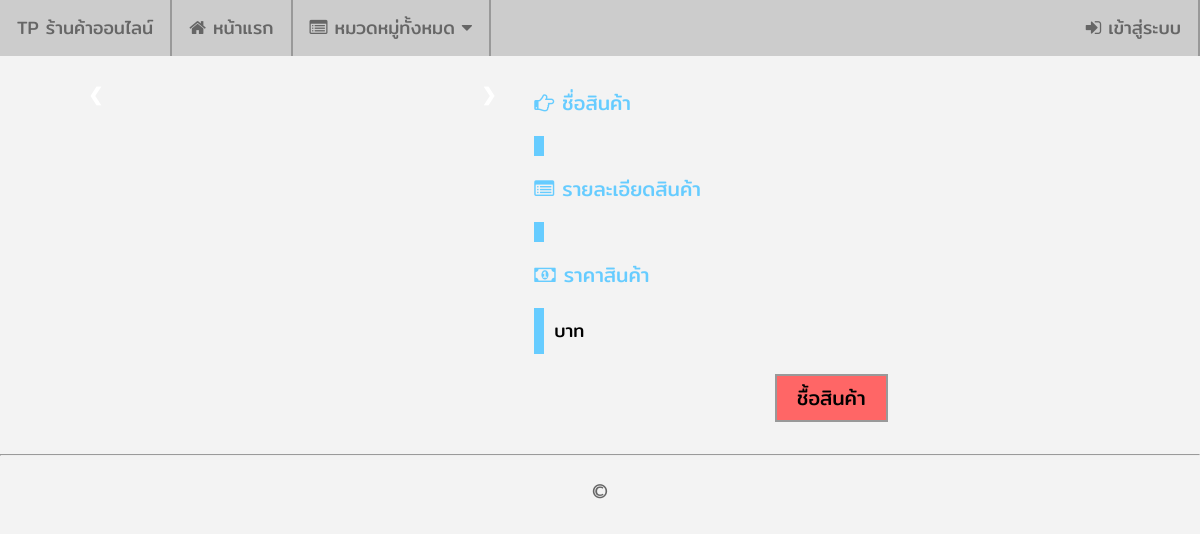
Before: /shop_online/product.php?product_code=P01 with the older database file.
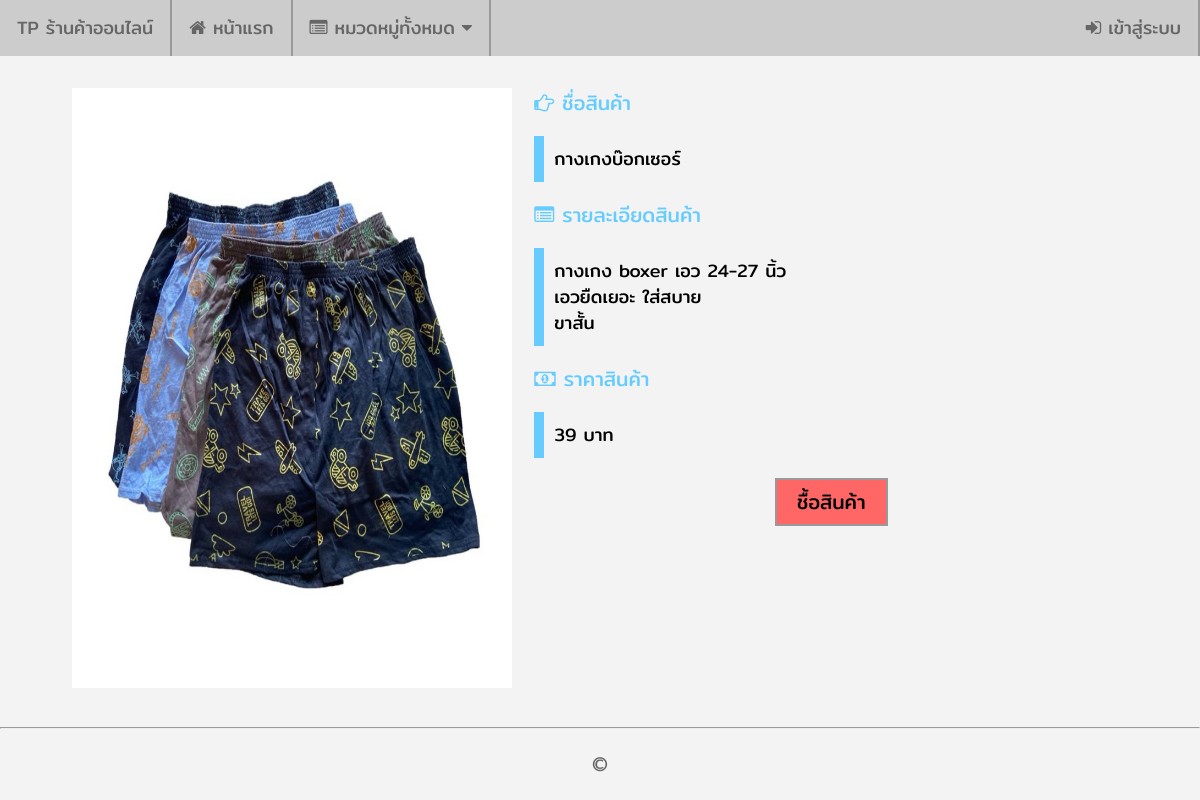
After: the same page with the newer database file.
### tables this page shows
CREATE TABLE `product` (
  `product_id` int(10) NOT NULL,
  `product_code` varchar(10) NOT NULL,
  `product_name` varchar(200) NOT NULL,
  `product_detail` text NOT NULL,
  `product_img1` text NOT NULL,
  `product_img2` text DEFAULT NULL,
  `product_img3` text DEFAULT NULL,
  `product_img4` text DEFAULT NULL,
  `product_price` int(9) NOT NULL,
  `product_stock` int(6) NOT NULL,
  `category_id` int(10) NOT NULL
);

### shop_online/product.php (the view, shortened to what this page needs)
<?php
    require_once('connections/mysqli.php');
    $product_code = null;
    if(isset($_GET["product_code"])){
        $product_code = $_GET["product_code"];
    }
    $strSQL2 = "SELECT * FROM product WHERE product_code = '".$product_code."'";
    $objQuery2 = mysqli_query($Connection,$strSQL2);
    $objResult2 = mysqli_fetch_array($objQuery2,MYSQLI_ASSOC);
?>
<!DOCTYPE html>
<html lang="en">
<head>
  <link rel="stylesheet" href="https://cdnjs.cloudflare.com/ajax/libs/font-awesome/4.7.0/css/font-awesome.min.css">
  <link rel="stylesheet" type="text/css" href="assets/css/body.css">
  <link rel="stylesheet" type="text/css" href="assets/css/navigationbar.css">
  <link rel="stylesheet" type="text/css" href="assets/css/shop.css">
</head>
<body>
  <?php include 'includes/navbar.php';?>
  <div class="shop_div_3">
    <table width="90%" align="center" cellpadding="10">
      <tr>
        <td width="30%" valign="top">
          <div class="slideshow-container">
            <?php
            if ($objResult2["product_img1"] != NULL) {
            ?>
            <div class="mySlides fade">
              <img src="images/product/<?php echo $objResult2["product_img1"];?>" style="width:100%" height="600px">
            </div>
            <?php
            }
            ?>
            <a class="prev" onclick="plusSlides(-1)">&#10094;</a>
            <a class="next" onclick="plusSlides(1)">&#10095;</a>
          </div>
        </td>
        <td width="40%" valign="top">
          <span class="shop_span_3"><i class="fa fa-hand-o-right"></i> ชื่อสินค้า</span>
          <p class="shop_p_1"><?php echo $objResult2["product_name"]; ?></p>
          <span class="shop_span_3"><i class="fa fa-list-alt"></i> รายละเอียดสินค้า</span>
          <p class="shop_p_1"><?php echo nl2br($objResult2["product_detail"]); ?></p>
          <span class="shop_span_3"><i class="fa fa-money"></i> ราคาสินค้า</span>
          <p class="shop_p_1"><?php echo $objResult2["product_price"];?> บาท</p>
          <div class="shop_div_4">
            <a href="product_order.php?product_id=<?php echo $objResult2["product_id"];?>"><button class="shop_button_1">ชื้อสินค้า</button></a>
          </div>
        </td>
      </tr>
    </table>
  </div>
  <hr>
  <?php include 'includes/footer.php';?>
</body>
</html>

Changed rows visible on the page:
added product: product_img1 (picture), product_name "กางเกงบ๊อกเซอร์", product_detail "กางเกง boxer เอว 24-27 นิ้ว เอวยืดเยอะ ใส่สบาย ขาสั้น", product_price "39"
